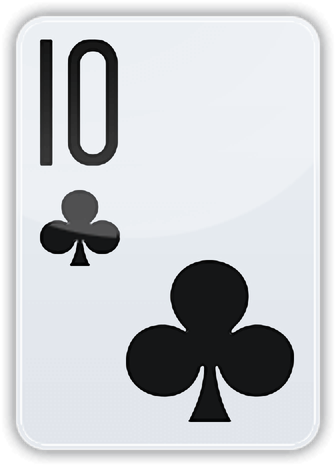
#> input picture packages/mobile/assets/images/cards-2x/clubs_10.png, 336 x 466 px
$ python cards-sharpen.py ../assets/images/cards-2x/clubs_10.png ../assets/images/cards-2x/clubs_12.png 5 5
#> lines starting #> are read from the running program, lines starting #| are printed output that depends on the picture; after the words box and inside, x2 and y2 are one past the last pixel; in counts of white or black regions, pixels touching at a corner belong together
"""Make a sharper, larger card from the 168x233 art, without changing how it looks.

A glyph is ink over a smooth background. The card is upscaled smoothly, the
background under the ink is estimated, and each pixel's share of ink (0..1) is
measured. Only the thin zone around a glyph's outline is made steeper. Gloss and
gradients inside a glyph, the card's background and its own edge and shadow keep
their upscaled colours, so nothing rings and nothing gets a rim.

The work is done at WORK times the source size and reduced to OUT times, so the
new edges are properly anti-aliased.

usage: cards-sharpen.py <in.png> <out.png> [out_scale=2] [work_scale=4]

The 336x466 set in assets/images/cards-2x (PID-467), regenerated from
packages/mobile, then losslessly optimised (no palette reduction):

  for f in assets/images/cards/*.png; do o=assets/images/cards-2x/${f##*/}; uv run -q --with pillow --with numpy --with scipy python scripts/cards-sharpen.py "$f" "$o" && uv run -q --with pyoxipng python -c "import oxipng, sys; oxipng.optimize(sys.argv[1], level=6, strip=oxipng.StripChunks.safe())" "$o"; done
"""
import sys

import numpy as np
from PIL import Image
from scipy import ndimage as ndi

src, dst = sys.argv[1], sys.argv[2]
OUT = int(sys.argv[3]) if len(sys.argv) > 3 else 2
WORK = int(sys.argv[4]) if len(sys.argv) > 4 else 4

im = Image.open(src).convert("RGBA")
#> im is the input picture: PIL image 336x466 RGBA; mean R, G, B, A 165.7, 168.9, 172.8, 218.4
w, h = im.size
#> w = 336; h = 466
up = im.resize((w * WORK, h * WORK), Image.BICUBIC)
a = np.asarray(up).astype(np.float32) / 255.0
rgb, alpha = a[..., :3], a[..., 3]
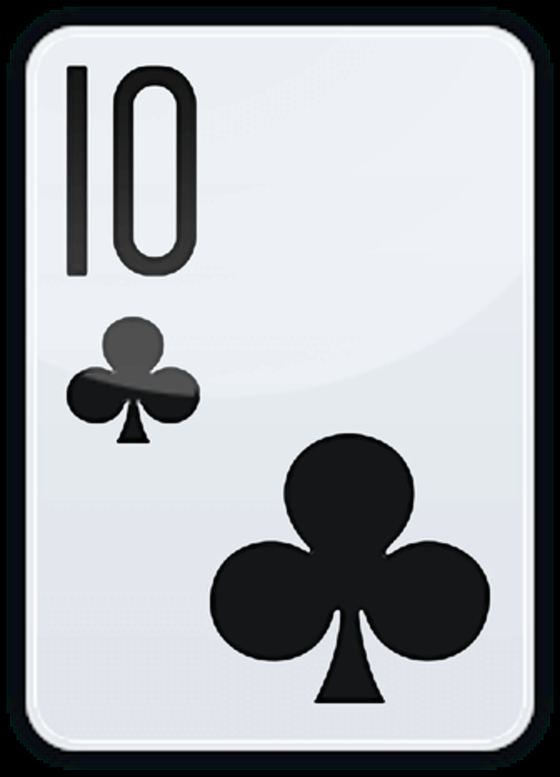
#> rgb: shape (2330, 1680, 3) float32 (shown at 1/3 size); mean R, G, B 0.657, 0.668, 0.677
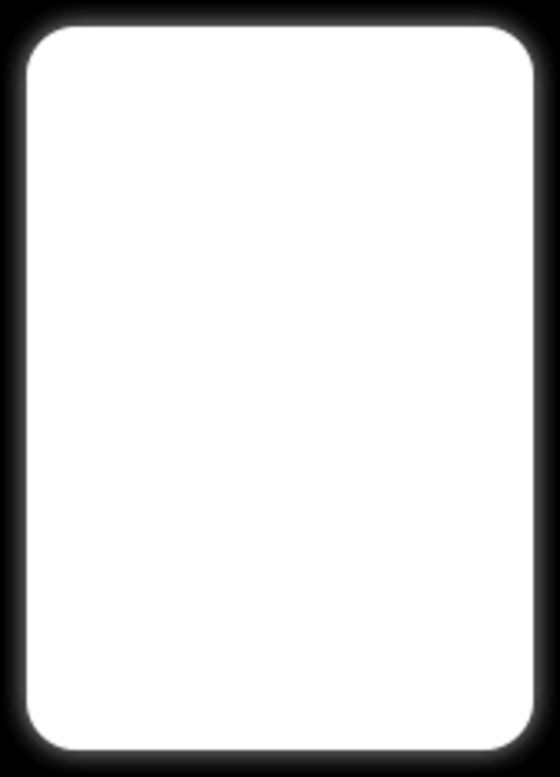
#> alpha: shape (2330, 1680) float32 (shown at 1/3 size); min 0, max 1, mean 0.856
s = WORK

lum = rgb @ np.array([0.299, 0.587, 0.114], dtype=np.float32)
sat = rgb.max(-1) - rgb.min(-1)
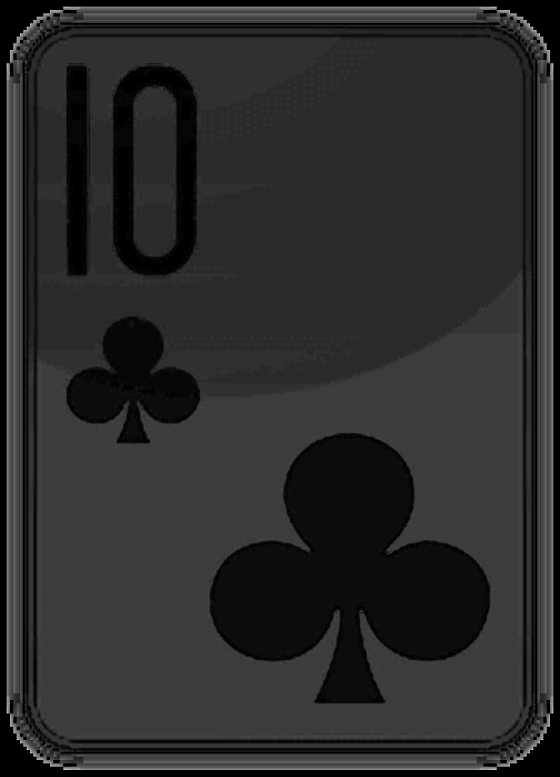
#> sat: shape (2330, 1680) float32 (shown at 1/3 size); min 0, max 0.165, mean 0.028; drawn with min black and max white

# Background samples: opaque, light, grey, and away from any glyph edge.
is_bg = (alpha > 0.98) & (lum > 0.80) & (sat < 0.06)
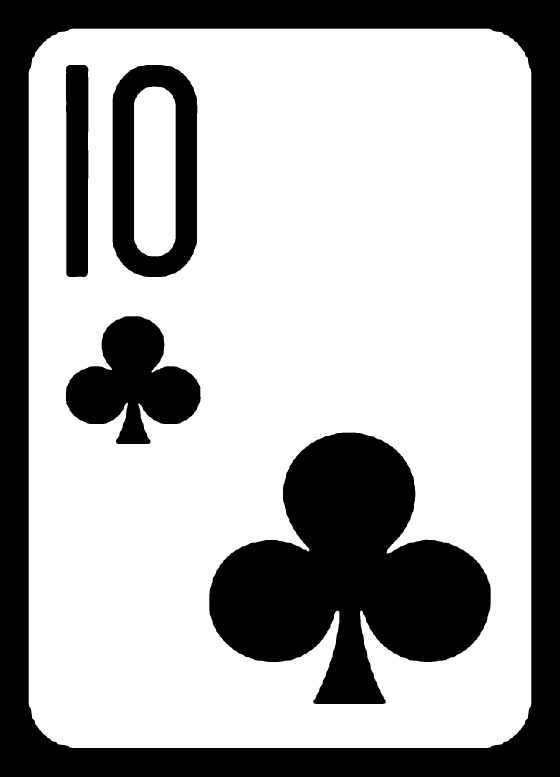
#> is_bg: shape (2330, 1680) bool (shown at 1/3 size); 67.1% white; 5 black regions, box (x1, y1, x2, y2) and area: (0, 0, 1680, 2330) 679278, (628, 1298, 1472, 2112) 391205, (198, 949, 602, 1332) 88975, (338, 195, 592, 831) 88608, (198, 195, 265, 831) 41573
is_bg = ndi.binary_erosion(is_bg, iterations=2 * s)
#> is_bg: shape (2330, 1680) bool; 63% white; 5 black regions, box (x1, y1, x2, y2) and area: (0, 0, 1680, 2330) 749017, (618, 1288, 1482, 2122) 425631, (328, 185, 602, 841) 114973, (188, 939, 612, 1342) 104303, (188, 185, 275, 841) 55523

# The background under the ink: a normalised blur of the samples, widening until
# every pixel has an estimate (the big suit is about 70 px wide at 1x).
bg = np.zeros_like(rgb)
have = np.zeros(lum.shape, dtype=bool)
for sigma in (3 * s, 8 * s, 20 * s, 45 * s):
#> (the run stopped early here; a loop or call above may not have finished)
